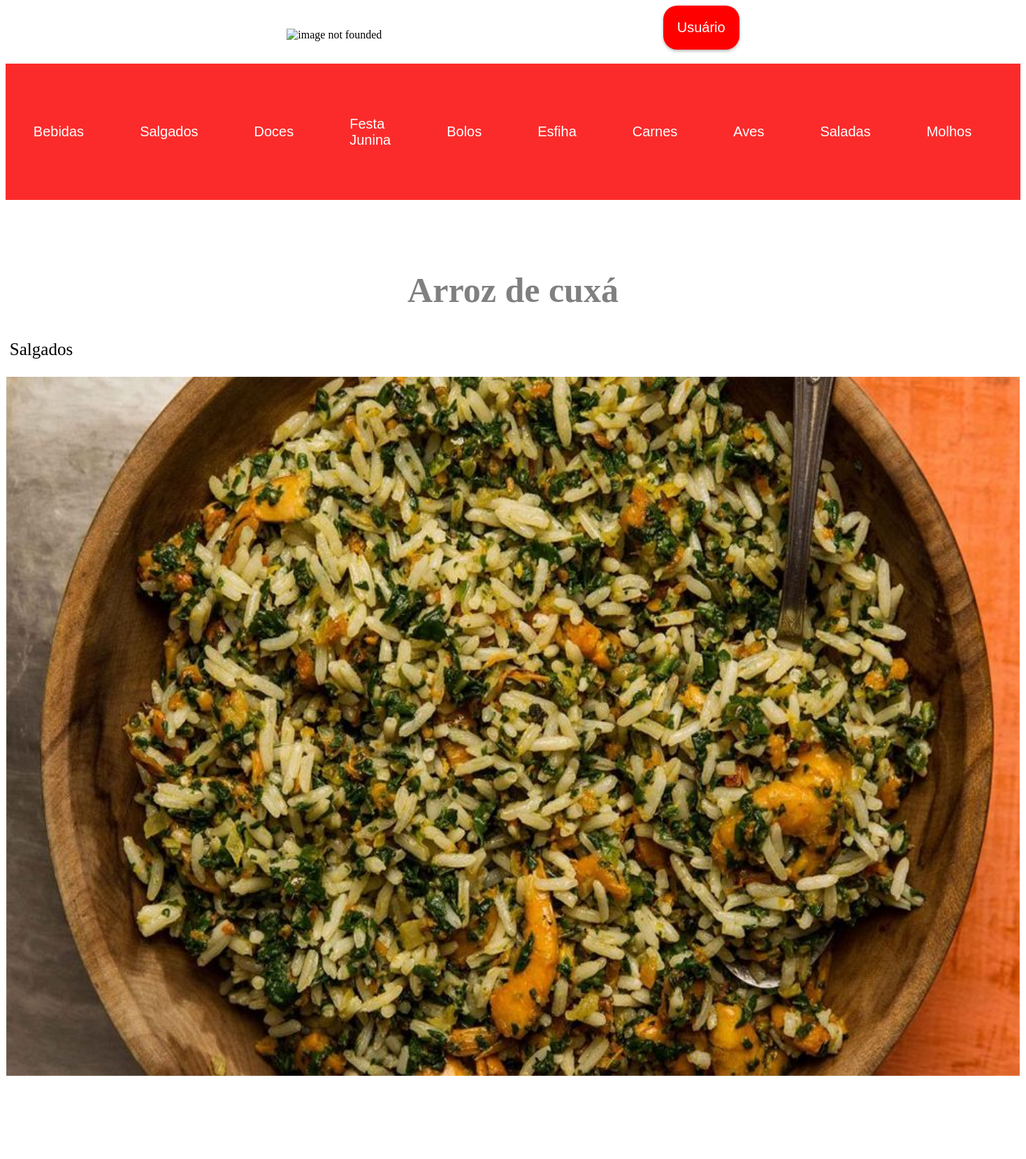
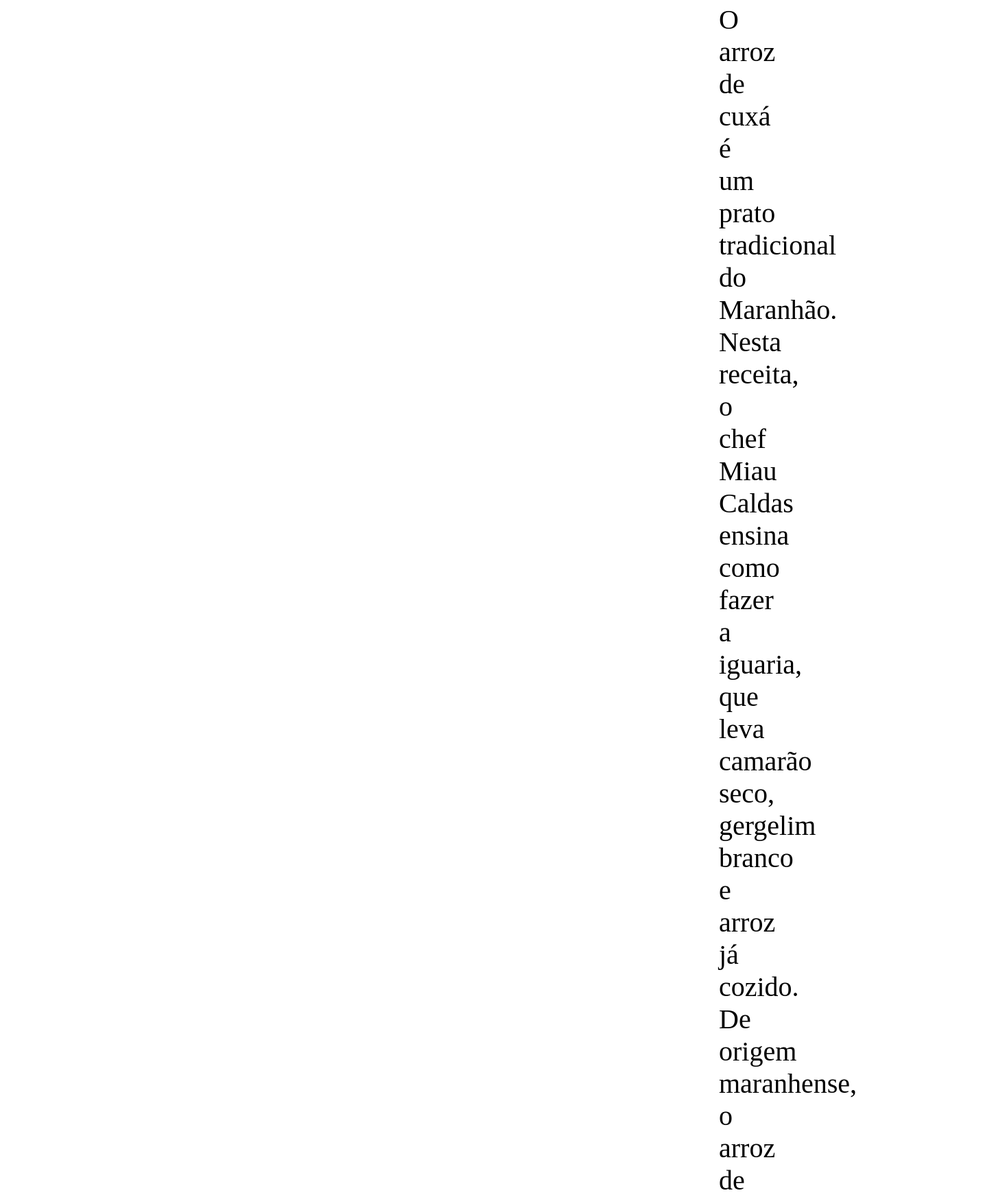
The page /receita.php?nome=Arroz+de+cuxá (upper part) on the database its author committed (2 pictures, top to bottom).
### tables this page shows
CREATE TABLE `categorias` (
  `user_id` varchar(30) NOT NULL,
  `categoria` varchar(50) NOT NULL
);

CREATE TABLE `receitas` (
  `user_id` varchar(30) NOT NULL,
  `nome` varchar(50) NOT NULL,
  `categoria` varchar(50) NOT NULL,
  `file_path` varchar(1000) NOT NULL,
  `conteudo` varchar(5000) NOT NULL
);

### banco.php (called while the page is built, shortened)
<?php
    $banco = new mysqli("localhost:3307", "root", "", "receitas_php");
    function featchTodasAsCategorias(){
        global $banco;
        $query = "SELECT * FROM `categorias`";
        if($result = $banco->query($query)){
            $categorias = $result->fetch_all(MYSQLI_ASSOC);
            return $categorias;
       }
    }
    function featchReceitaPicked($nome){
        global $banco;
        $q = "SELECT * FROM `receitas` WHERE `nome` LIKE ?";
        if ($stmt = $banco->prepare($q)) {
            $param = "%{$nome}%";
            $stmt->bind_param("s", $param);
            if ($stmt->execute()) {
                $result = $stmt->get_result();
                $receitas = $result->fetch_all(MYSQLI_ASSOC);
                return $receitas;
            } else {
                echo "Error executing query: " . $stmt->error;
                return false;
            }
        } else {
            echo "Error preparing statement: " . $banco->error;
            return false;
        }
    }
?>

### functions.php (called while the page is built, shortened)
<?php
require_once "banco.php";
        function getAllCategorias(){
           $result = featchTodasAsCategorias();
           return $result;
        }
        function getReceitaPorNome($nome){
            $resultado = featchReceitaPicked($nome);
            return $resultado;
        }
?>

### receita.php (the view, shortened to what this page needs)
<!DOCTYPE html>
<html lang="en">
<head>
</head>
<body>
    <header>
        <?php
         require_once "header.php";
        ?>
    </header>
    <section>
        <div class="receita">
        <?php
            require_once "functions.php";
            if (isset($_GET['nome'])) {
                $nome = $_GET['nome'];
                $receita = getReceitaPorNome($nome);
                if ($receita !== false) {
                    foreach ($receita as $recipe) {
                        echo "<div class='receitaDetalhada'>";
                                echo "<h2 class='top'>" . htmlspecialchars($recipe['nome']) . "</h2>";
                                echo "<p class='categoriaReceita'>". htmlspecialchars($recipe['categoria']) . "</p>";
                                echo "<img src='" . htmlspecialchars($recipe['file_path']) . "' alt='" . htmlspecialchars($recipe['nome']) . "' class='detalheImagem'>";
                            echo "</div>";
                    }
                } else {
                    echo "Receita não encontrada.";
                }
            } else {
                echo "Nome da receita não especificado.";
            }
        ?>
        </div>
    </section>
</body>
</html>

### header.php (shortened to what this page needs)
<header>
            <div>
                <div class="cabecalho">
                        <div>
                           <img class="logo" src="https://encrypted-tbn0.gstatic.com/images?q=tbn:ANd9GcQE13zAlmPuC9YmevJRJ4VJV0tSE9cpjM4KOg&s" alt="image not founded">
                        </div>
                       <div>
                       <?php
                        require_once "navigation.php"; require_once "head.php";?>
                            <div>
                                <button class="interacaoUsuario" onclick="displayMenu()" >   <?php echo isset($usuario) ? htmlspecialchars($usuario) : 'Usuário'; ?></button>
                            </div>
                       </div>
                </div>
                        <div class="menuCategorias">
                                <?php require_once "functions.php";
                                $count = 0;
                                $max_count  = 10;
                                    $fetch = getAllCategorias();
                                    if($fetch != false){
                                        foreach($fetch as $featch){
                                            if($count >= $max_count){
                                                break;
                                            }
                                            $categoria = urlencode($featch['categoria']);
                                            $url = "receitasPorCategoria.php?categoria={$categoria}";
                                                echo "<div class='categorias'>";
                                                echo "<a href='{$url}' class='categoria-link'>" . htmlspecialchars($featch['categoria']) . "</a>";
                                           $count++;
                                        }
                                    }
                                ?>
                                    <a href="todasAsReceitas.php" class="categoria-link">Todas as categorias</a>
                        </div>
                    </div>
        </header>

### header.php (style rules this page uses)
.cabecalho { display: flex; align-items: center; justify-content: space-evenly; }
.logo { width: 300px; height: 260px; }
.interacaoUsuario { background-color: white; border: none; padding: 1em; box-shadow: 0 2px 4px 0 rgba(0, 0, 0, .3); font-size: 16px; transition: 300ms ease-in-out; margin-bottom: 1em; font-size: 20px; border-radius: 1em; background-color: red; color: white; }
.menuCategorias { display: flex; gap: 1em; align-items: center; background-color: rgb(56, 66, 210); padding: 1em; justify-content: center; font-size: 20px; background-color: rgb(252, 43, 43); }
.categorias { display: flex; align-items: center; gap: 2em; }
.categoria-link { text-decoration: none; color: white; font-family: Arial, Helvetica, sans-serif; padding: 1em; transition: 300ms ease-in-out; border-radius: 1em; }

### receita.php (style rules this page uses)
.receita { text-align: center; }
.top { margin-top: 2em; font-size: 50px; color: grey; }
.categoriaReceita { font-size: 25px; margin-right: 54em; }
.detalheImagem { width: 1450px; height: 1000px; }

### rows shown on the page
categorias: categoria "Bebidas"
categorias: categoria "Salgados"
categorias: categoria "Doces"
categorias: categoria "Festa Junina"
categorias: categoria "Bolos"
categorias: categoria "Esfiha"
categorias: categoria "Carnes"
categorias: categoria "Aves"
categorias: categoria "Saladas"
categorias: categoria "Molhos"
receitas: nome "Arroz de cuxá", categoria "Salgados", file_path (picture)
